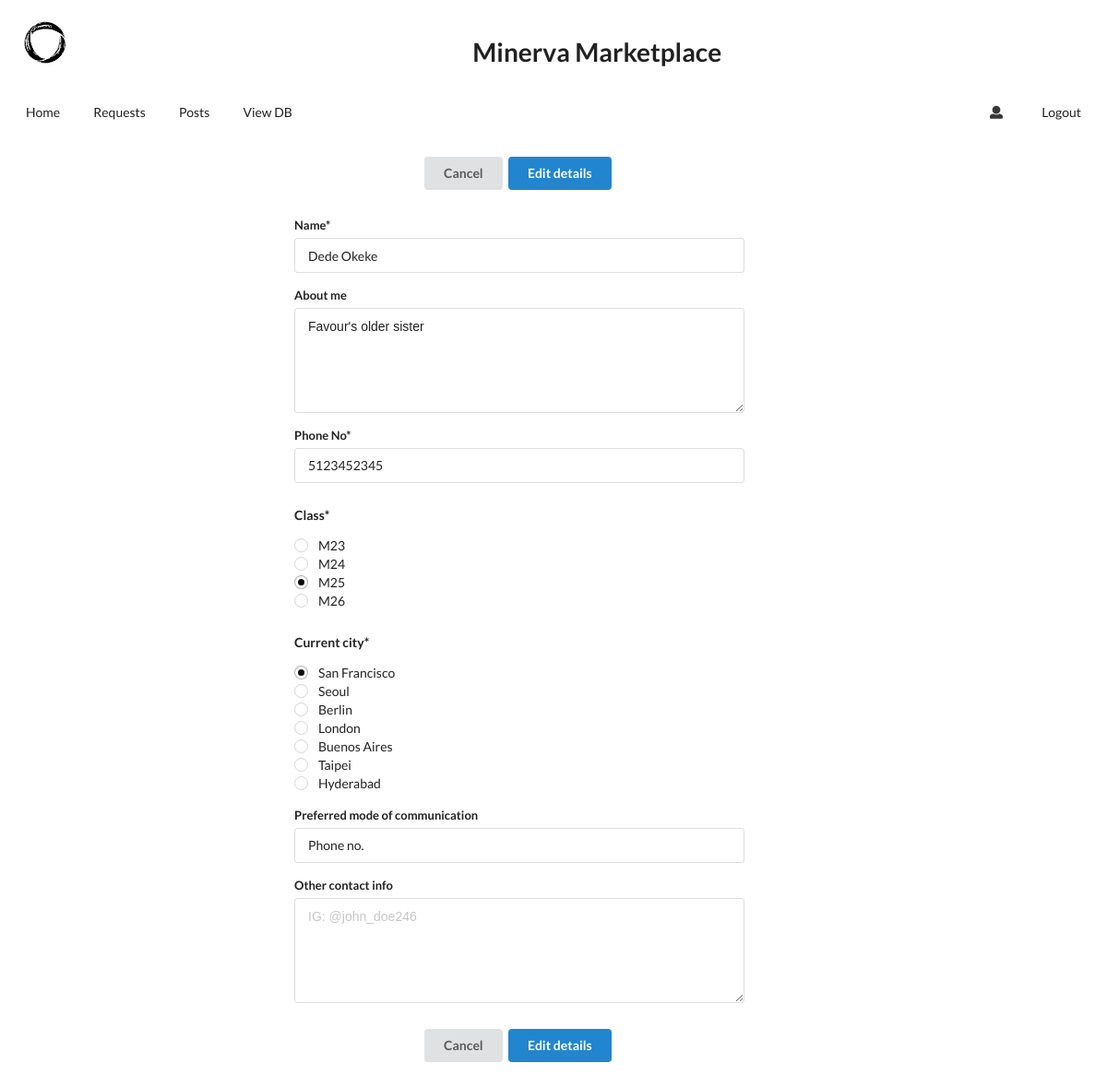
Page /create_user (signed in) on the committed database.
### app.py (models this page shows, shortened)
class Users(db.Model):
    user_id = db.Column(db.Integer, primary_key = True)
    user_name = db.Column(db.String(100))
    user_email = db.Column(db.String(100))
    user_phone_no = db.Column(db.String(100))
    user_class = db.Column(db.String(100))
    user_about_me = db.Column(db.String(100))
    user_city = db.Column(db.String(100))
    user_pmoc = db.Column(db.String(100))
    user_oci = db.Column(db.String(100))
    user_profile_pic = db.Column(db.String(100))
    password = db.Column(db.String(100))

### app.py (the view, shortened to what this page needs)
@app.route("/create_user", methods = ["POST", "GET"])
def create_user():
    user = None
    no_name, no_phone, no_class, no_city = False, False, False, False
    fields = ["name", "phone", "about", "class", "city", "pmoc", "oci"]
    prefilled = {field: "" for field in fields}
    if "user_email" in session:
        user = Users.query.filter_by(user_email=session["user_email"]).first()
        for field in fields:
            if field == "about":
                prefilled[field] = user.__getattribute__("user_about_me")
            elif field == "phone":
                prefilled[field] = user.__getattribute__("user_phone_no")
            else:
                prefilled[field] = user.__getattribute__(f"user_{field}")
    session["prefilled"] = prefilled
    return render_template("create_user.html", user=user,
                            prefilled=prefilled, no_name=no_name,
                            no_phone=no_phone, no_class=no_class,
                            no_city=no_city)

### templates/create_user.html (shortened to what this page needs)
{% extends "base.html" %}
{% block body %}
    <div class="ui grid" style="margin-left: 10px; margin-right: 10px;">
        <div class="four wide column wide column"></div>
        <div class="seven wide column">
            <form class="ui form" action="#" method = "post">
                {% if user %}
                    <div class="ui basic center aligned segment">
                        <a href="{{url_for('user_info')}}">
                            <button class="ui button" type="button">Cancel</button>
                        </a>
                        <button class="ui primary button" type="submit">Edit details</button>
                    </div>
                {% endif %}
                {% if no_name %}<div class="field error">{% else %}<div class="field">{% endif %}
                    <label>Name*</label>
                    <input type="text" name="name" placeholder="John Doe" value="{{prefilled['name']}}">
                </div>
                <div class="field">
                    <label>About me</label>
                    <textarea rows="5" name="about" placeholder="Describe yourself">{{prefilled['about']}}</textarea>
                </div>
                {% if no_phone %}<div class="field error">{% else %}<div class="field">{% endif %}
                    <label>Phone No*</label>
                    <input type="text" name="phone" placeholder="(555) 555-5555" value="{{prefilled['phone']}}">
                </div>
                <h5 class="ui header">Class*</h5>
                {% if no_class %}<div class="field error">{% else %}<div class="field">{% endif %}
                    <div class="column">
                        <div class="ui radio checkbox">
                            <label>M23</label>
                        </div>
                    </div>
                    <div class="column">
                        <div class="ui radio checkbox">
                            <label>M24</label>
                        </div>
                    </div>
                    <div class="column">
                        <div class="ui radio checkbox">
                            <label>M25</label>
                        </div>
                    </div>
                    <div class="column">
                        <div class="ui radio checkbox">
                            <label>M26</label>
                        </div>
                    </div>
                </div>
                <h5 class="ui header">Current city*</h5>
                {% if no_city %}<div class="field error">{% else %}<div class="field">{% endif %}
                    <div class="column">
                        <div class="ui radio checkbox">
                            <label>San Francisco</label>
                        </div>
                    </div>
                    <div class="column">
                        <div class="ui radio checkbox">
                            <label>Seoul</label>
                        </div>
                    </div>
                    <div class="column">
                        <div class="ui radio checkbox">
                            <label>Berlin</label>
                        </div>
                    </div>
                    <div class="column">
                        <div class="ui radio checkbox">
                            <label>London</label>
                        </div>
                    </div>
                    <div class="column">
                        <div class="ui radio checkbox">
                            <label>Buenos Aires</label>
                        </div>
                    </div>
                    <div class="column">
                        <div class="ui radio checkbox">
                            <label>Taipei</label>
                        </div>
                    </div>
                    <div class="column">
                        <div class="ui radio checkbox">
                            <label>Hyderabad</label>
                        </div>
                    </div>
                </div>
                <div class="field">
                    <label>Preferred mode of communication</label>
                    <input type="text" name="pmoc" placeholder = "E.g., Telegram" value="{{prefilled['pmoc']}}">
                </div>
                <div class="field">
                    <label>Other contact info</label>
                    <textarea rows="5" name="oci" placeholder = "IG: @john_doe246">{{prefilled['oci']}}</textarea>
                </div>
                {% if user %}
                    <div class="ui basic center aligned segment">
                        <a href="{{url_for('user_info')}}">
                            <button class="ui button" type="button">Cancel</button>
                        </a>
                        <button class="ui primary button" type="submit">Edit details</button>
                    </div>
                {% else %}
                    <div class="ui basic center aligned segment">
                        <button class="ui primary button" type="submit">Create account</button>
                    </div>
                {% endif %}
            </form>
        </div>
    </div>
{% endblock %}

### rows in the picture
Users: name "Dede Okeke", about "Favour's older sister", phone "5123452345", pmoc "Phone no."
